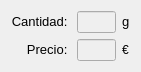
      <widget class="QWidget" name="gridLayoutWidget_7">
       <property name="geometry">
        <rect>
         <x>30</x>
         <y>50</y>
         <width>141</width>
         <height>48</height>
        </rect>
       </property>
       <layout class="QGridLayout" name="gridLayout_7">
        <item row="1" column="0">
         <widget class="QLabel" name="label_121">
          <property name="text">
           <string>&lt;html&gt;&lt;head/&gt;&lt;body&gt;&lt;p align=&quot;right&quot;&gt;&lt;span style=&quot; font-size:10pt;&quot;&gt;Precio: &lt;/span&gt;&lt;/p&gt;&lt;/body&gt;&lt;/html&gt;</string>
          </property>
         </widget>
        </item>
        <item row="0" column="1">
         <widget class="QLineEdit" name="lineEdit_PLAcantidad">
          <property name="enabled">
           <bool>false</bool>
          </property>
         </widget>
        </item>
        <item row="1" column="1">
         <widget class="QLineEdit" name="lineEdit_PLAprecio">
          <property name="enabled">
           <bool>false</bool>
          </property>
         </widget>
        </item>
        <item row="0" column="0">
         <widget class="QLabel" name="label_126">
          <property name="text">
           <string>&lt;html&gt;&lt;head/&gt;&lt;body&gt;&lt;p&gt;&lt;span style=&quot; font-size:10pt;&quot;&gt;Cantidad: &lt;/span&gt;&lt;/p&gt;&lt;/body&gt;&lt;/html&gt;</string>
          </property>
          <property name="alignment">
           <set>Qt::AlignRight|Qt::AlignTrailing|Qt::AlignVCenter</set>
          </property>
         </widget>
        </item>
        <item row="0" column="2">
         <widget class="QLabel" name="label_127">
          <property name="text">
           <string>&lt;html&gt;&lt;head/&gt;&lt;body&gt;&lt;p&gt;&lt;span style=&quot; font-size:10pt;&quot;&gt;g&lt;/span&gt;&lt;/p&gt;&lt;/body&gt;&lt;/html&gt;</string>
          </property>
         </widget>
        </item>
        <item row="1" column="2">
         <widget class="QLabel" name="label_122">
          <property name="text">
           <string>€</string>
          </property>
         </widget>
        </item>
       </layout>
      </widget>
